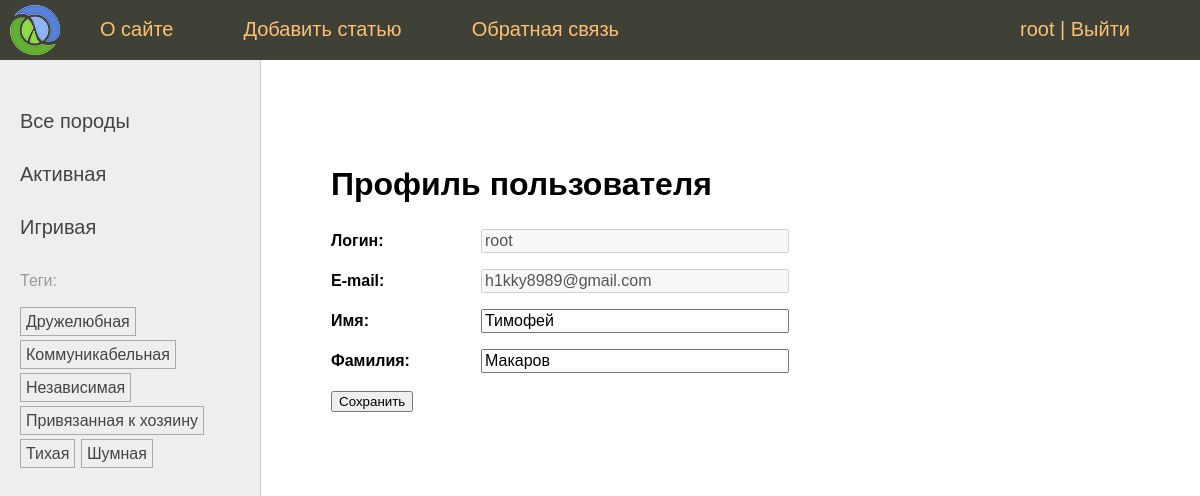
The page /users/profile/ (signed in) on the database its author committed.
### cats/models.py (models this page shows, shortened)
class Species(models.Model):
    name = models.CharField(
        max_length=100,
        db_index=True,
        verbose_name="Породы"
        )
    slug = models.SlugField(
        max_length=255,
        unique=True,
        db_index=True
        )
    class Meta:
        verbose_name = "Порода"
        verbose_name_plural = "Породы"
    def get_absolute_url(self):
        return reverse("species", kwargs={"spec_slug": self.slug})

class TagPost(models.Model):
    tag = models.CharField(
        max_length=100,
        db_index=True,
        )
    slug = models.SlugField(
        max_length=255,
        unique=True,
        )
    def get_absolute_url(self):
        return reverse("tag", kwargs={"tag_slug": self.slug})

### users/views.py (the view, shortened to what this page needs)
# urls.py: path('profile/', views.ProfileUser.as_view(), name='profile'),
class ProfileUser(LoginRequiredMixin, UpdateView):
    form_class = ProfileUserForm
    template_name = "users/profile.html"
    extra_context = {"title": "Профиль пользователя"}
    def get_object(self):
        return self.request.user

### users/forms.py
class ProfileUserForm(forms.ModelForm):
    style_text = forms.TextInput(attrs={'class': 'form-input'})
    username = forms.CharField(
        disabled=True,
        label="Логин",
        widget=style_text,
        )
    email = forms.CharField(
        disabled=True,
        label="E-mail",
        widget=style_text,
        )
    class Meta:
        style_text = forms.TextInput(attrs={'class': 'form-input'})
        model = get_user_model()
        fields = ["username", "email", "first_name", "last_name"]
        labels = {
            "first_name": "Имя",
            "last_name": "Фамилия",
        }
        widgets = {
            'first_name': style_text,
            'last_name': style_text,
        }

### cats/templatetags/cat_tags.py (called while the page is built)
@register.inclusion_tag("cats/list_categories.html")
def show_categories(spec_selected=0):
    specs = Species.objects.annotate(total=Count("posts")).filter(posts__is_published=True).filter(total__gt=0)
    return {"specs": specs, "spec_selected": spec_selected}

@register.inclusion_tag("cats/list_tags.html")
def show_all_tags():
    return {"tags": TagPost.objects.annotate(total=Count("tags")).filter(total__gt=0)}

### users/context_processors.py (called while the page is built)
def get_cat_context(requset):
    return {"mainmenu": menu}

### users/templates/users/profile.html (shortened to what this page needs)
{% extends "base.html" %}
{% block content %}
<h1>{{ title }}<h1>
<form method="POST">
    {% for f in form %}
    <p><label class="form-label" for="{{ f.id_for_label }}">{{f.label}}: </label>{{ f }}</p>
    {% endfor %}
    <p><button type="submit">Сохранить</button></p>
</form>
{% endblock %}

### templates/base.html (shortened to what this page needs)
{% load static %}
{% load cat_tags %}
<!DOCTYPE html>
<html>
<head>
	<link type="text/css" href="{% static 'cats/css/styles.css' %}" rel="stylesheet" />
</head>
<body>
<table class="table-page" border=0 cellpadding="0" cellspacing="0">
<tr><td valign=top>
{% block mainmenu %}
		<div class="header">
			<ul id="mainmenu" class="mainmenu">
			<li class="logo"><a href="{% url 'home' %}"><div class="logo"></div></a></li>
{% for m in mainmenu %}
	<li><a href="{% url m.url_name %}">{{m.title}}</a></li>
{% endfor %}
{% if user.is_authenticated %}
	<li class="last"><a href="{% url "users:profile" %}">{{ user.username }}</a> | <a href="{% url "users:logout" %}">Выйти</a></li>
{% else %}
    <li class="last"><a href="{% url "users:login" %}">Войти</a> | <a href="{% url "users:register" %}">Регистрация</a></li>
{% endif %}
			</ul>
		</div>
{% endblock mainmenu %}
<table class="table-content" border=0 cellpadding="0" cellspacing="0">
<tr>
	<td valign="top" class="left-chapters">
	<ul id="leftchapters">
		{% if spec_selected == 0 %}
			<li class="selected">Все породы</li>
		{% else %}
			<li><a href="{% url 'home' %}">Все породы</a></li>
		{% endif %}
		{% show_categories spec_selected%}
		<li>{% show_all_tags %}</li>
	</ul>
</td>
<td valign="top" class="content">
	<div class="content-text">
{% block content %}
{% endblock %}
	</div>
</td></tr></table>
</td></tr>
</table>
</body>
</html>

### cats/templates/cats/list_categories.html
{% for spec in specs%}
    {% if spec.pk == spec_selected %}
        <li class="selected">{{ spec.name }}</li>
    {% else %}
        <li><a href="{{ spec.get_absolute_url }}">{{ spec.name }}</a></li>
    {% endif %}
{% endfor %}

### cats/templates/cats/list_tags.html
{% if tags %}
    <p>Теги:</p>
    <ul class="tags-list">
        {% for t in tags %}
            <li><a href="{{t.get_absolute_url}}">{{t.tag}}</a></li>
        {% endfor %}
    </ul>
{% endif %}

### cats/static/cats/css/styles.css (style rules this page uses)
html, body { font-family: 'Arial'; margin: 0; padding: 0; height: 100%; width: 100%; color: #444; }
a { color: #0059b2; text-decoration: none; }
.table-page { width: 100%; height: 100%; vertical-align: top; }
.table-page tr { height: 100%; }
.header { background: #3F4137; height: 60px; }
.logo { background: url('../images/logo.png') no-repeat 10px 5px; width: 70px; height: 60px; }
ul.mainmenu { list-style: none; margin: 0; padding: 0; height: 60px; color: #fdc073; font-size: 20px; overflow: hidden; }
ul.mainmenu li { float: left; margin: 18px 40px 0 30px; }
ul.mainmenu li.logo { margin: 0; }
ul.mainmenu li.last { float: right; }
ul.mainmenu li a { color: #fdc073; text-decoration: none; }
.table-content { width: 100%; min-height: 100%; height: 100%; }
.left-chapters { margin: 0; background: #eee; border-right: 1px solid #ccc; }
.left-chapters ul { width: 230px; margin: 0; padding: 20px 10px 10px 20px; list-style: none; font-size: 20px; }
.left-chapters ul li { margin: 30px 0 0 0; color: #999; }
.left-chapters ul li a { color: #444; text-decoration: none; }
ul.tags-list { width: 100%; margin: 0; padding: 0; list-style: none; }
ul.tags-list li { margin: 0; padding: 0 0 10px; display: inline-block; }
ul.tags-list li a { padding: 5px; font-size: 16px; border: 1px solid #aaa; }
.content { padding: 40px 20px 20px 40px; width: 100%; box-sizing: border-box; }
.content-text { margin: 60px 0 0 30px; color: #000; font-size: 20px; font-family: Yandex Sans Display Light; }
.content-text h1 { font-size: 32px; }
.form-input { width: 300px; font-size: 16px; }
.form-label { display: inline-block; min-width: 150px; vertical-align: top; }
h1 { font-family: Arial, sans-serif; font-size: 24px; font-weight: bold; line-height: 1.5; }
p { font-family: Verdana, sans-serif; font-size: 16px; line-height: 1.5; }
ul.mainmenu li.last { float: right; margin-right: 70px; }

### rows shown on the page
Species: name "Активная"
Species: name "Игривая"
TagPost: tag "Дружелюбная"
TagPost: tag "Коммуникабельная"
TagPost: tag "Независимая"
TagPost: tag "Привязанная к хозяину"
TagPost: tag "Тихая"
TagPost: tag "Шумная"

### other values the page prints
{{ m.title }} "О сайте" "Добавить статью" "Обратная связь"
{{ user.username }} "root"
{{ title }} "Профиль пользователя"
{{ f.label }} "Логин" "E-mail" "Имя" "Фамилия"
